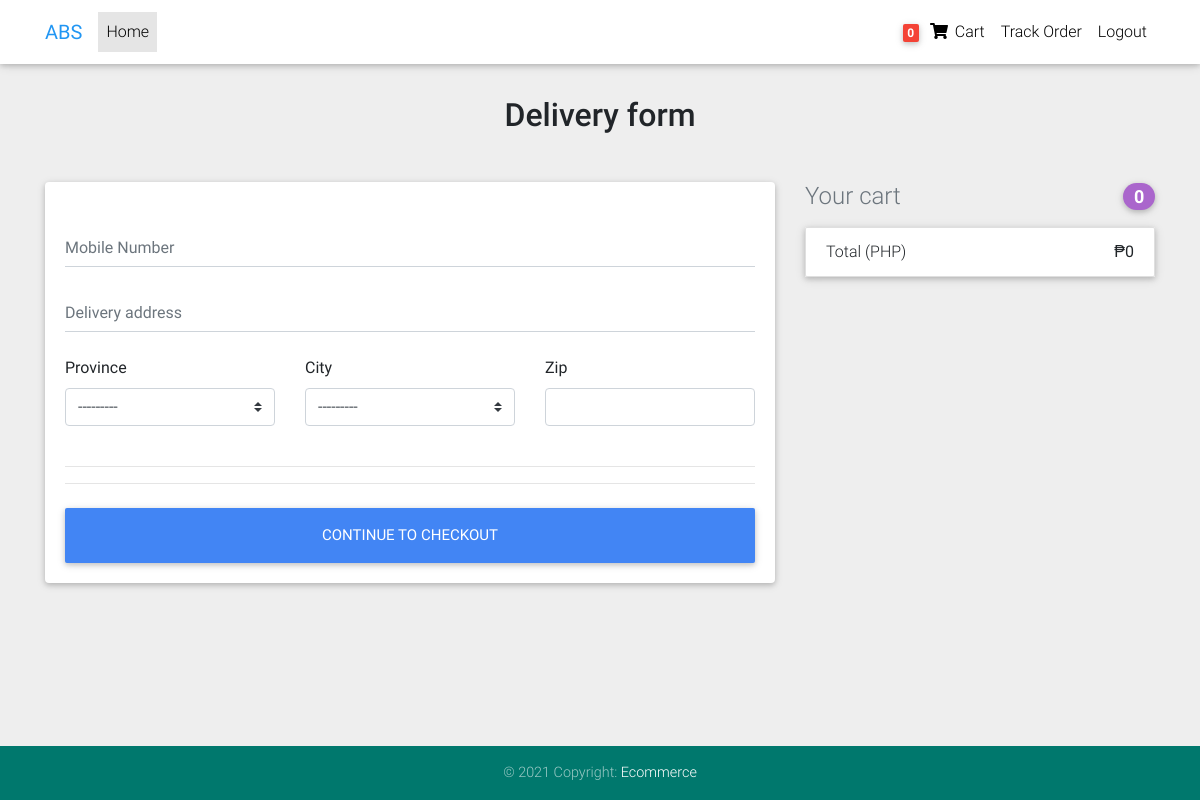
Before: /checkout/ (signed in) with the older database file.
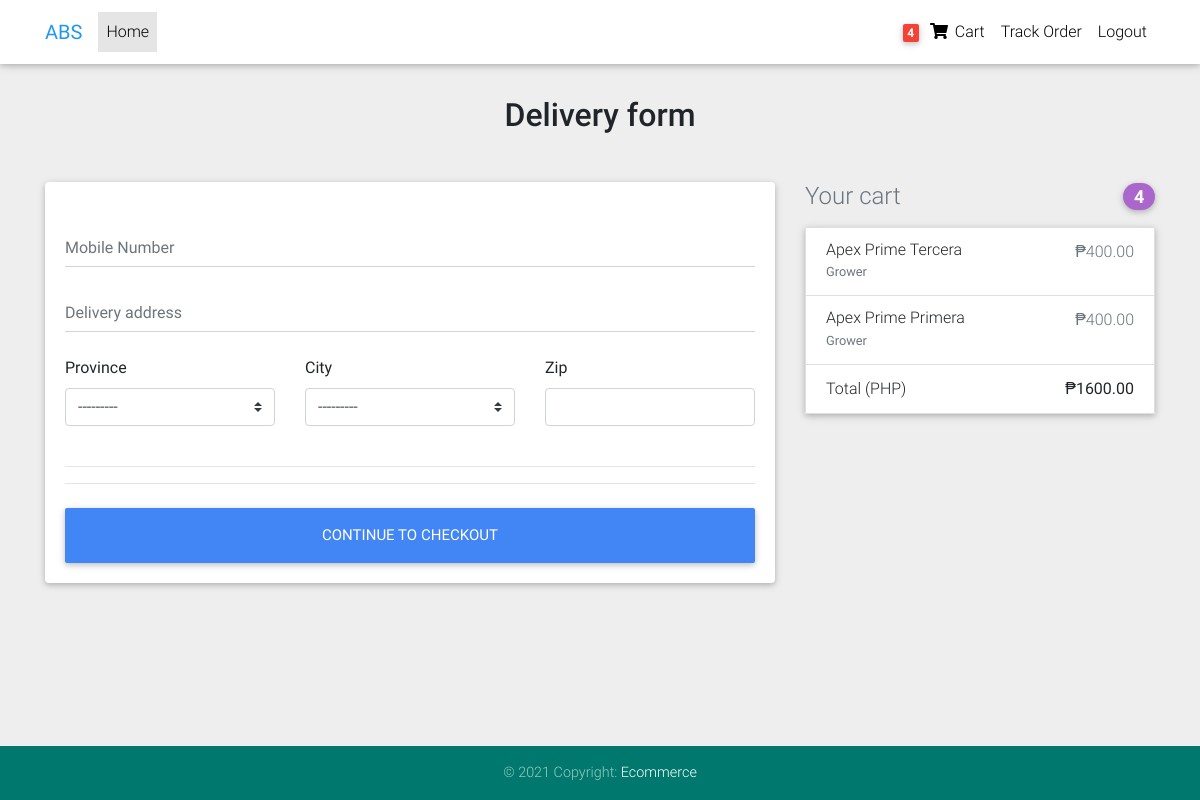
After: the same page with the newer database file.
### store/models.py (models this page shows, shortened)
class OrderItem(models.Model):
    product = models.ForeignKey(Product,on_delete=models.SET_NULL,blank=True,null=True)
    order = models.ForeignKey(Order,on_delete=models.SET_NULL,blank=True,null=True)
    quantity = models.IntegerField(default=0,null=True,blank=True,validators=[MinValueValidator(0)])
    date_added = models.DateTimeField(auto_now_add=True)
    @property
    def get_total(self):
        total = self.product.price * self.quantity
        return total

class Product(models.Model):
    cat_list = (
        ('1','Grower'),
        ('2','Pre-lay')
    )
    name = models.CharField(max_length=200)
    category = models.CharField(max_length=200,choices=cat_list)
    price = models.DecimalField(max_digits=10,decimal_places=2)
    image = models.ImageField(null=True,blank=True)
    description = models.TextField(null=True,blank=True)

### store/views.py (the view)
# urls.py: path('checkout/', views.checkout,name="checkout"),
@login_required
def checkout(request):
    form = CheckOutForm()
    if request.user.is_authenticated:
        customer = request.user.customer
        try:
            order = Order.objects.get(customer=customer,complete=False)
            cartItems = order.get_cart_items
            total_amount = order.get_cart_total
            orderItem = OrderItem.objects.filter(order=order)
        except:
            cartItems = 0
            total_amount = 0
            orderItem = {}
    context = {
        'cartTotal':cartItems,
        'total_amount':total_amount,
        'orders':orderItem,
        'form':form
    }
    return render(request,'store/checkout.html',context)

### store/forms.py
class CheckOutForm(forms.ModelForm):
    class Meta:
        model = DeliveryInfo
        fields = ['mobile_number','address','province','city','zipcode',]

### store/models.py (called while the page is built)
    @property
    def get_cart_items(self):
        total = 0
        orderitems = self.orderitem_set.all()
        total = sum([item.quantity for item in orderitems])
        return total

    @property
    def get_cart_total(self):
        total = 0
        orderitems = self.orderitem_set.all()
        total = sum([item.get_total for item in orderitems])
        return total

### store/templates/store/checkout.html (shortened to what this page needs)
{% extends 'store/base.html' %}
{% load widget_tweaks %}
{% block content %}
<body class="grey lighten-3">
  <main class="mt-4 pt-4">
    <div class="container wow fadeIn">
      <h2 class="my-5 h2 text-center">Delivery form</h2>
      <div class="row">
        <div class="col-md-8 mb-4">
          <div class="card">
            <form class="card-body" id="checkoutForm" action="{% url 'process-order' %}" method="POST">
              <div class="md-form">
                {% render_field form.mobile_number|attr:"required" placeholder="Mobile Number" class="form-control" %}
              </div>
              <div class="md-form">
                {% render_field form.address|attr:"required" placeholder="Delivery address" class="form-control" %}
              </div>
              <div class="row">
                <div class="col-lg-4 col-md-12 mb-4">
                  <label for="country">Province</label>
                  {% render_field form.province|attr:"required" class="custom-select d-block w-100"%}
                </div>
                <div class="col-lg-4 col-md-6 mb-4">
                  <label for="state">City</label>
                  {% render_field form.city|attr:"required" class="custom-select d-block w-100" %}
                </div>
                <div class="col-lg-4 col-md-6 mb-4">
                  <label for="zip">Zip</label>
                  {% render_field form.zipcode|attr:"required" class="form-control" %}
                </div>
              </div>
              <hr>
              <hr class="mb-4">
              <button class="btn btn-primary btn-lg btn-block" type="submit" id="checkoutBtn">Continue to
                checkout</button>
            </form>
          </div>
        </div>
        <div class="col-md-4 mb-4">
          <h4 class="d-flex justify-content-between align-items-center mb-3">
            <span class="text-muted">Your cart</span>
            <span class="badge badge-secondary badge-pill">{{cartTotal}}</span>
          </h4>
          <ul class="list-group mb-3 z-depth-1">
            {% for order in orders %}
            <li class="list-group-item d-flex justify-content-between lh-condensed">
              <div>
                <h6 class="my-0">{{order.product.name}}</h6>
                <small class="text-muted">{{order.product.get_category_display}}</small>
              </div>
              <span class="text-muted">₱{{order.product.price}}</span>
            </li>
            {% endfor %}
            <li class="list-group-item d-flex justify-content-between">
              <span>Total (PHP)</span>
              <strong>₱{{total_amount}}</strong>
            </li>
          </ul>
        </div>
      </div>
    </div>
  </main>
</body>
{% endblock content %}

Changed rows visible on the page:
added OrderItem: product.name "Apex Prime Tercera", product.category "Grower", product.price "400.00"
added OrderItem: product.name "Apex Prime Primera", product.category "Grower", product.price "400.00"
Other visible differences:
{{ cartTotal }}: "0" → "4"
{{ total_amount }}: "0" → "1600.00"
